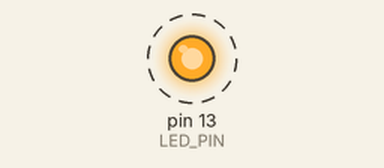
Recording of a sketch running on a simulated Arduino Uno, built with avr-gcc and run on an emulated ATmega328P. Parts: output pins drawn as LEDs (lit = HIGH). Dashed ring = blinking. What the sketch prints to the serial monitor is not drawn.

Above: at 5.5 s.
Timing chart, 0 to 9.6 s (numbered marks = the images above):
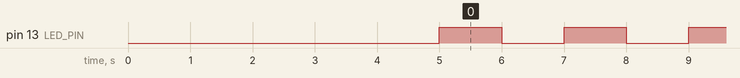

Measured:
- by itself, pin 13 (LED_PIN): alternates HIGH for 1.0 s and LOW for 1.0 s

The sketch:

Sonoff.ino
```cpp
#define LED_PIN 13
#define RELAY_PIN 12
#define BUTTON_GPIO 0
#define INPUT_PIN 14

//10 – MTDI  GPIO  GPIO12  Relay (HIGH to turn on)
//12 – MTCK GPIO  GPIO13  LED (LOW to turn on)

void setup(void) {
  Serial.begin(115200);
  delay(5000);
  Serial.println("");
  Serial.println("START");
  pinMode(LED_PIN, OUTPUT);
}

void loop(void) {
  digitalWrite(LED_PIN, HIGH);
  delay(1000);
  digitalWrite(LED_PIN, LOW);
  delay(1000);
  Serial.println("LED");
}
```
